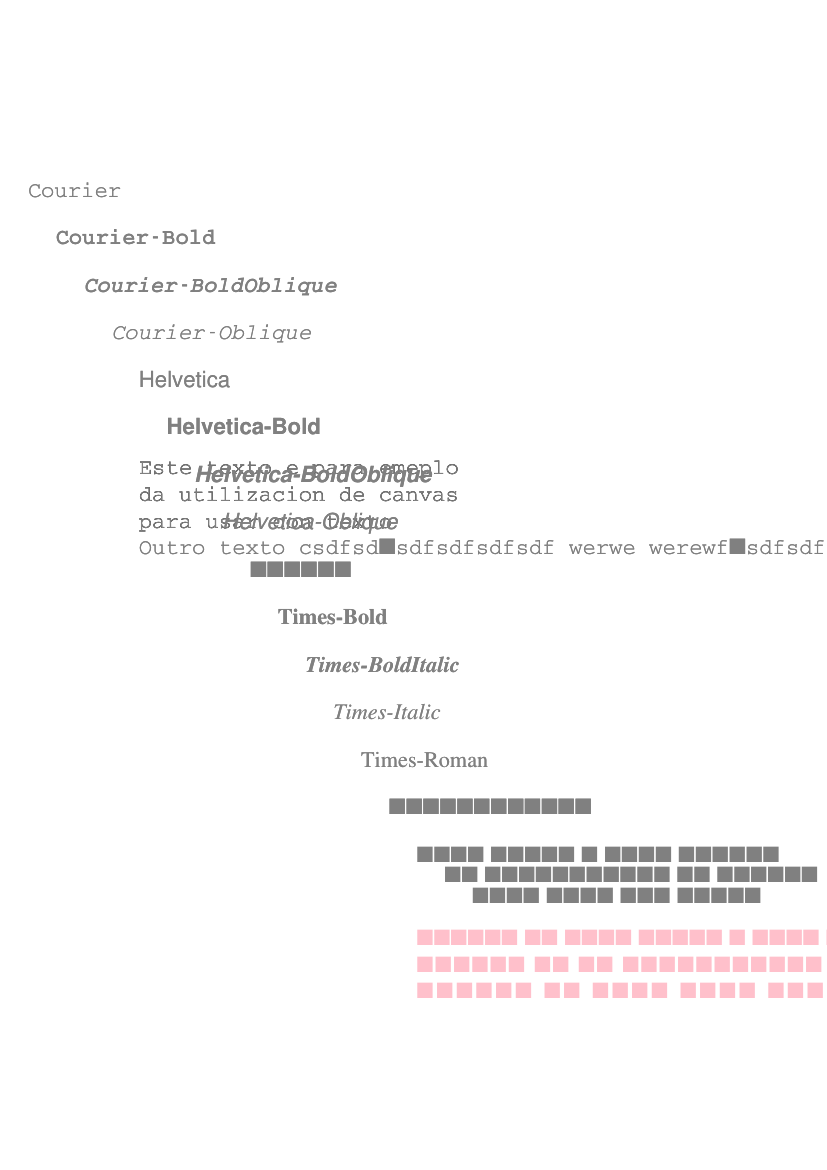

Recreate this plot in Python.
from reportlab.pdfgen import canvas
from reportlab.lib import colors

texto = ("Este texto e para emeplo", "da utilizacion de canvas", "para usar con texto")

obxCanvas = canvas.Canvas("exemploTextoCanvas.pdf")

obxTexto = obxCanvas.beginText()
obxTexto.setTextOrigin(100, 500)
obxTexto.setFont("Courier", 16)

for linha in texto:
	obxTexto.textLine(linha)

obxTexto.setFillGray(0.5)
textoLongo = """Outro texto csdfsd
sdfsdfsdfsdf werwe werewf
sdfsdfsdf dsfs
dsfdsf"""
obxTexto.textLine(textoLongo)

obxTexto.setTextOrigin(20, 700)
for tipo_letra in obxCanvas.getAvailableFonts():
	obxTexto.setFont(tipo_letra, 16)
	obxTexto.textLine(tipo_letra)
	obxTexto.moveCursor(20,15)

obxCanvas.setFont("Helvetica", 16)
obxCanvas.drawText(obxTexto)

for linha in texto:
	obxTexto.textOut(linha)
	obxTexto.moveCursor(20,15)

# usar objetos Color desde reportlab.lib.colors
obxTexto.setFillColor(colors.Color(0.2, 0, 0.6))
obxTexto.setFillColor(colors.pink)

obxTexto.moveCursor(-60,15)
espazoCaracters = 0
for linha in texto:
	obxTexto.setCharSpace(espazoCaracters)
	obxTexto.textLine("Espazo %s: %s" % (espazoCaracters, linha))
	espazoCaracters += 1

obxTexto.setFillColor("Green")
obxTexto.setTextOrigin(20, 500)
obxTexto.setCharSpace(3)


obxCanvas.drawText(obxTexto)

obxCanvas.showPage()
obxCanvas.save()
